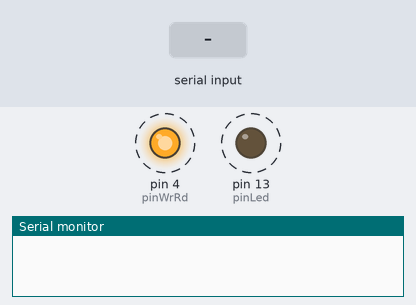
The sketch below on a simulated Arduino Uno, built with avr-gcc and run on an emulated ATmega328P. Parts: output pins drawn as LEDs (lit = HIGH), the last lines printed to the serial monitor. Dashed ring = blinking. The test bench sets the inputs (shaded band).

Above: at 0.4 s.
1.4 s: "1" received over the second serial link
At 1.69 s:
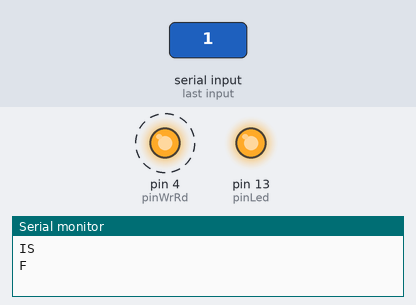
At 2.33 s:
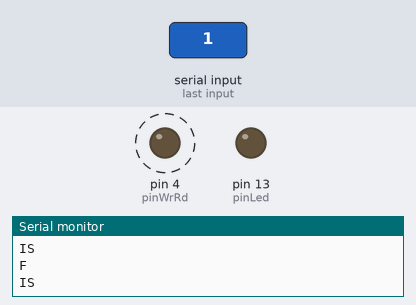
Timing chart, 0 to 10.4 s (numbered marks = the images above; inputs shaded):
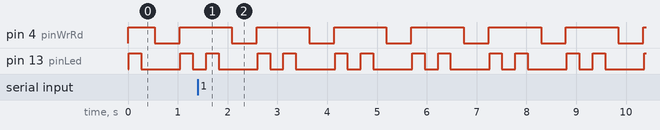

The sketch:

CodeMasterIndustrialNetWork.ino
```cpp
#include <SoftwareSerial.h>

SoftwareSerial mySerial(16, 17); // RX, TX

int pinWrRd = 4;
int pinLed = 13;

bool writeOp = HIGH;
bool readOp = LOW;

void pisca() {
  digitalWrite(pinLed, HIGH);
  delay(250); // Wait for 1000 millisecond(s)
  digitalWrite(pinLed, LOW);
  delay(250); // Wait for 1000 millisecond(s)
}

void setup()
{
  pinMode(pinLed, OUTPUT);
  pinMode(pinWrRd, OUTPUT);
  digitalWrite(pinWrRd, writeOp );
  Serial.begin(9600);
  mySerial.begin(9600);  // UART
  //lcd.begin(16,2);
}

String datagrama( byte endereco, byte comando, byte io, byte valor ) {
  String pack = "" ;
  pack = pack + endereco;
  pack = pack + comando ;
  pack = pack + io;
  pack = pack + valor ;
  return pack;
}

String toHex2( byte aConv ) {
  byte bHi = aConv / 16;
  byte bLow = aConv & 0x0F ;
  String sHi = "";
  if (bHi <= 9) {
    sHi = sHi + bHi ;
  } else
  {
    sHi = sHi + (55 + bHi);
  }
  String sLow = "";
  if (bLow <= 9) {
    sLow = sLow + bLow ;
  } else
  {
    sLow = sLow + (55 + bLow);
  }
  return sHi + sLow;
}


void transmiteComCS( String mensagem ) {
  byte CS = 0;
  for (int i=0; i < mensagem.length(); i++ ) {
    char cOne = mensagem.charAt(i) ;
    CS = CS xor cOne;
    //Serial.print( cOne , HEX );
    //delay(1);
    mySerial.print( cOne , HEX );
    delay(1);
  }

  String toTx = toHex2( CS );
  //Serial.print( toTx );
  mySerial.print( toTx );
  delay(1);
}

int aguardaRead() {
    digitalWrite(pinWrRd, readOp );
    delay(1);
    unsigned long horaEnvio = millis();
    unsigned long passou = 0;
    String chegando = "";
     while (passou < 500) {
      passou = millis() - horaEnvio;
      if (mySerial.available() > 0) {
        char cc = mySerial.read();
        chegando = chegando + cc;
      }
    }
    Serial.println(chegando);
    // volta ao modo escrita
    digitalWrite(pinWrRd, writeOp );
    delay(1);
    while (mySerial.available()>0) {
      char cc = mySerial.read();
    }
}

String pacote = "";

void leituraSlave1() {
  // comando de leitura
  pacote = datagrama( 1 , 0 , 1 , 1 );
  transmiteComCS( pacote );
  Serial.println("IS");
  // aguarda 20 ms a resposta
  aguardaRead();
}

void leituraSlave2() {
  // comando de leitura
  pacote = datagrama( 2 , 0 , 1 , 1 );
  transmiteComCS( pacote );
  Serial.println("IS");
  // aguarda 20 ms a resposta
  aguardaRead();
}

void loop()
{
  // Escrita, no endero 1 (slave1),
  pacote = datagrama( 1 , 1 , 1 , 1 );
  transmiteComCS( pacote );
  //Serial.println("+");
  pisca();

  leituraSlave1();

  Serial.println("F");
  pacote = datagrama( 1 , 1 , 1 , 0 );
  transmiteComCS( pacote );
  //Serial.println("-");
  pisca();

  // Escrita, no endero 2 (slave2),
  pacote = datagrama( 2 , 1 , 1 , 1 );
  transmiteComCS( pacote );
  //Serial.println(".");
  pisca();

  leituraSlave2();

  Serial.println("F");
  pacote = datagrama( 2 , 1 , 1 , 0 );
  transmiteComCS( pacote );
  //Serial.println(".");
  pisca();

}
```

Measured:
- by itself, pin 4 (pinWrRd): alternates HIGH for 1.1 s and LOW for 0.50 s
- by itself, pin 13 (pinLed): repeats every 1.6 s: LOW 0.78 s, HIGH 0.25 s, LOW 0.27 s, HIGH 0.25 s
